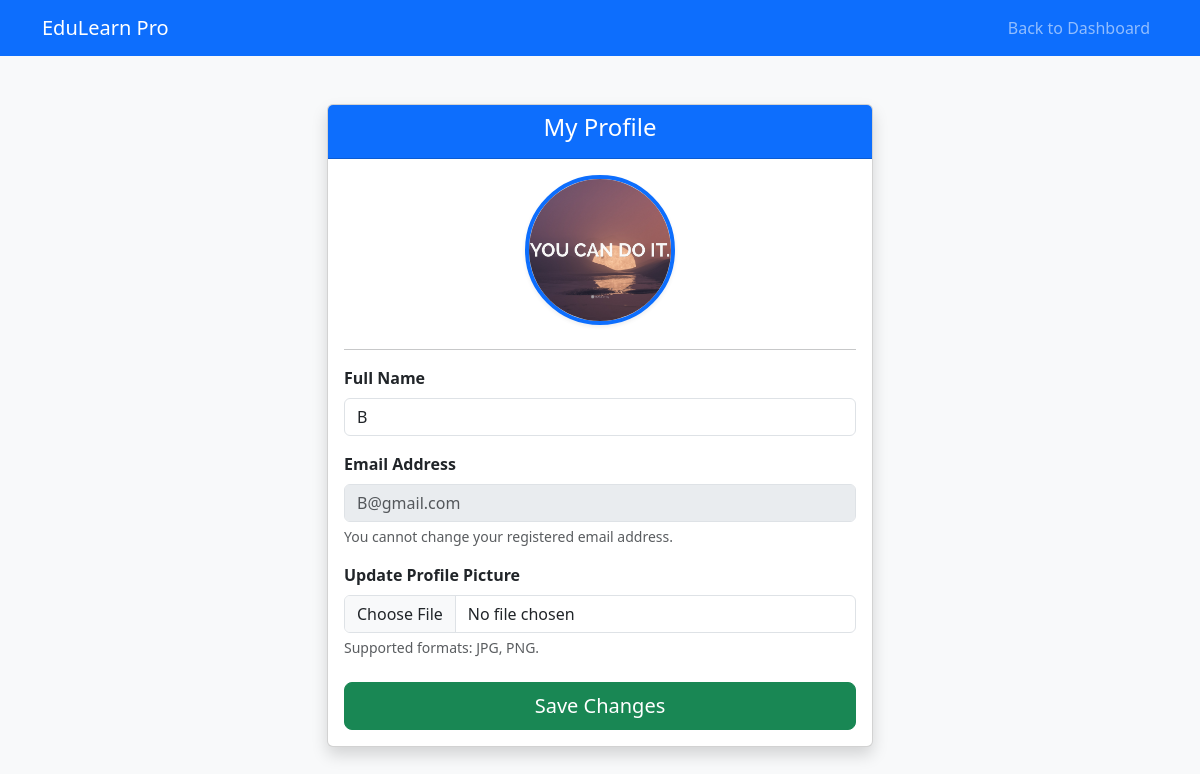
/profile (signed in), run on the app's committed database.
### tables this page shows
CREATE TABLE users (
    id INTEGER PRIMARY KEY AUTOINCREMENT,
    name TEXT NOT NULL,
    email TEXT UNIQUE NOT NULL,
    password TEXT NOT NULL,
    role TEXT DEFAULT 'student'
, profile_pic TEXT);

### app.py (the view, shortened to what this page needs)
@app.route('/profile', methods=['GET', 'POST'])
def profile():
    if 'user_id' not in session:
        flash('Please log in to view your profile.', 'warning')
        return redirect(url_for('login'))
    conn = get_db_connection()
    user_id = session['user_id']
    user = conn.execute('SELECT * FROM users WHERE id = ?', (user_id,)).fetchone()
    conn.close()
    return render_template('profile.html', user=user)

### app.py (called while the page is built)
def get_db_connection():
    conn = sqlite3.connect('database.db')
    conn.row_factory = sqlite3.Row
    return conn

### templates/profile.html (shortened to what this page needs)
<!DOCTYPE html>
<html lang="en">
<head>
    <link href="https://cdn.jsdelivr.net/npm/bootstrap@5.3.0/dist/css/bootstrap.min.css" rel="stylesheet">
</head>
<body class="bg-light">
    <nav class="navbar navbar-expand-lg navbar-dark bg-primary">
        <div class="container">
            <a class="navbar-brand" href="/">EduLearn Pro</a>
            <div class="navbar-nav ms-auto">
                <a href="/dashboard" class="nav-link">Back to Dashboard</a>
            </div>
        </div>
    </nav>
    <div class="container mt-5">
        <div class="row justify-content-center">
            <div class="col-md-6">
                <div class="card shadow">
                    <div class="card-header bg-primary text-white text-center">
                        <h4>My Profile</h4>
                    </div>
                    <div class="card-body text-center">
                        <div class="mb-4">
                            {% if user['profile_pic'] %}
                                <img src="{{ url_for('static', filename='uploads/' + user['profile_pic']) }}" alt="Profile Picture" class="profile-pic-large shadow-sm">
                            {% else %}
                                <div class="profile-placeholder shadow-sm">
                                    {{ user['name'][0] | upper }}
                                </div>
                            {% endif %}
                        </div>
                        <hr>
                        <form action="{{ url_for('profile') }}" method="POST" enctype="multipart/form-data" class="text-start">
                            <div class="mb-3">
                                <label class="form-label fw-bold">Full Name</label>
                                <input type="text" name="name" class="form-control" value="{{ user['name'] }}" required>
                            </div>
                            <div class="mb-3">
                                <label class="form-label fw-bold">Email Address</label>
                                <input type="email" class="form-control text-muted" value="{{ user['email'] }}" disabled>
                                <div class="form-text">You cannot change your registered email address.</div>
                            </div>
                            <div class="mb-4">
                                <label class="form-label fw-bold">Update Profile Picture</label>
                                <input type="file" name="profile_pic" class="form-control" accept="image/*">
                                <div class="form-text">Supported formats: JPG, PNG.</div>
                            </div>
                            <div class="d-grid gap-2">
                                <button type="submit" class="btn btn-success btn-lg">Save Changes</button>
                            </div>
                        </form>
                    </div>
                </div>
            </div>
        </div>
    </div>
</body>
</html>

### templates/profile.html (style rules this page uses)
.profile-pic-large { width: 150px; height: 150px; object-fit: cover; border-radius: 50%; border: 4px solid #0d6efd; }

### data on the page
users: profile_pic (picture), name "B", email "B@gmail.com"
